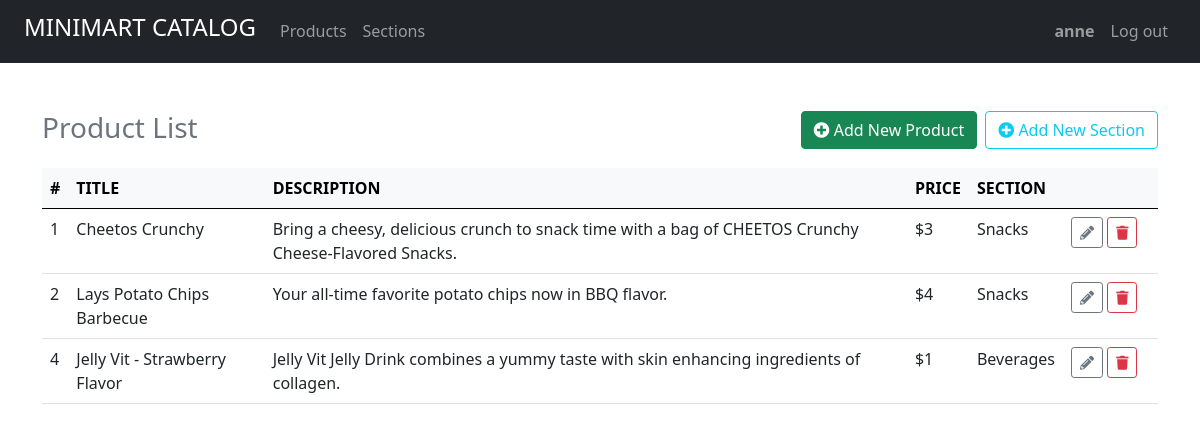
The page /products.php (signed in) on the database its author committed.
### tables this page shows
CREATE TABLE `products` (
  `id` int(11) NOT NULL,
  `title` varchar(100) NOT NULL,
  `description` text NOT NULL,
  `price` int(11) NOT NULL,
  `section_id` int(11) NOT NULL
);

CREATE TABLE `sections` (
  `id` int(11) NOT NULL,
  `title` varchar(100) NOT NULL
);

### products.php (the view, shortened to what this page needs)
<?php
function getProducts(){
    $conn = connection();
    $sql = "SELECT products.id AS id, products.title AS title, products.description AS `description`, products.price AS price, sections.title AS section
            FROM products
            INNER JOIN sections
            ON products.section_id = sections.id
            ORDER BY products.id";
    if($result = $conn->query($sql)){
        return $result;
    } else {
        die("Error retrieving all products: " . $conn->error);
    }
}
?>
<!doctype html>
<html lang="en">
<head>
    <link rel="stylesheet" href="https://cdn.jsdelivr.net/npm/bootstrap@5.0.2/dist/css/bootstrap.min.css"
>
    <link rel="stylesheet" href="https://cdnjs.cloudflare.com/ajax/libs/font-awesome/5.15.4/css/all.min.css" />
</head>
<body>
    <?php
    include "main-nav.php";
    ?>
    <main class="container py-5">
        <a href="sections.php" class="btn btn-outline-info float-end ms-2"><i class="fas fa-plus-circle"></i> Add New Section</a>
        <a href="add-product.php" class="btn btn-success float-end"><i class="fas fa-plus-circle"></i> Add New Product</a>
        <h2 class="h3 text-muted">Product List</h2>
        <table class="table table-hover mt-4">
            <thead class="table-light">
                <tr>
                    <th>#</th>
                    <th>TITLE</th>
                    <th>DESCRIPTION</th>
                    <th>PRICE</th>
                    <th>SECTION</th>
                    <th style="width: 95px"></th>
                </tr>
            </thead>
            <tbody>
                <?php
                $prod_result = getProducts();
                while($prod_row = $prod_result->fetch_assoc()){
                ?>
                <tr>
                    <td><?= $prod_row['id'] ?></td>
                    <td><?= $prod_row['title'] ?></td>
                    <td><?= $prod_row['description'] ?></td>
                    <td>$<?= $prod_row['price'] ?></td>
                    <td><?= $prod_row['section'] ?></td>
                    <td>
                        <a href="edit-product.php?prod_id=<?= $prod_row['id'] ?>" class="btn btn-outline-secondary btn-sm"><i class="fas fa-pencil-alt"></i></a>
                        <a href="remove-product.php?prod_id=<?= $prod_row['id'] ?>" class="btn btn-outline-danger btn-sm"><i class="fas fa-trash"></i></a>
                    </td>
                </tr>
                <?php
                }
                ?>
            </tbody>
        </table>
    </main>
</body>
</html>

### rows shown on the page
products: id "1", title "Cheetos Crunchy", description "Bring a cheesy, delicious crunch to snack time with a bag of CHEETOS Crunchy Cheese-Flavored Snacks.", price "3", section.title "Snacks"
products: id "2", title "Lays Potato Chips Barbecue", description "Your all-time favorite potato chips now in BBQ flavor.", price "4", section.title "Snacks"
products: id "4", title "Jelly Vit - Strawberry Flavor", description "Jelly Vit Jelly Drink combines a yummy taste with skin enhancing ingredients of collagen.", price "1", section.title "Beverages"

### other values the page prints
$_SESSION['username'] "anne"
